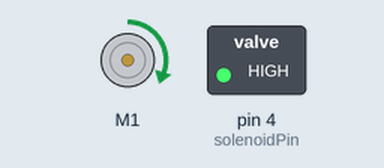
The sketch below on a simulated Arduino Uno, built with avr-gcc and run on an emulated ATmega328P. On the bench: DC motor (green arrow = forward, orange = backward, longer = faster), switched loads named in the sketch (green lamp = pin HIGH).

Above: at 0.5 s.
At 1.6 s:
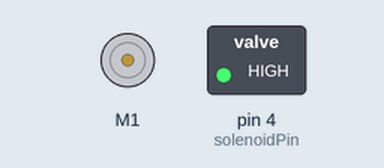
At 5.7 s:
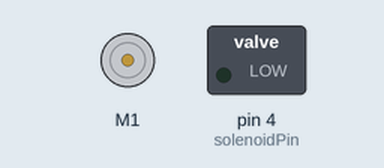
Timing chart, 0 to 7.1 s (numbered marks = the images above):
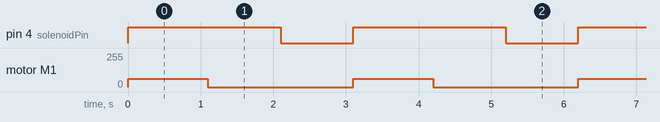

The sketch:

solenoidValve1.ino
```cpp
#include <DRV8835MotorShield.h>
int solenoidPin = 4;


DRV8835MotorShield motors;
void setup() {
  // put your setup code here, to run once:
  pinMode(solenoidPin, OUTPUT);
}

void loop() {
  // put your main code here, to run repeatedly:

digitalWrite(solenoidPin, HIGH);    //Switch Solenoid ON
  motors.setM1Speed(100);
  delay(1100);                      //Wait 1 Second
  motors.setM1Speed(00);
  delay(1000);  digitalWrite(solenoidPin, LOW);     //Switch Solenoid OFF
   motors.setM1Speed(00);
  delay(1000);
}
```

Measured:
- by itself, pin 4 (solenoidPin): alternates HIGH for 2.1 s and LOW for 1.0 s
- by itself, motor M1: alternates forward 63/255 for 1.1 s and stopped for 2.0 s
